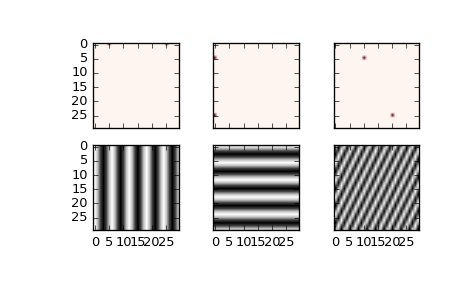

Recreate this plot in Python.
from scipy.fftpack import ifftn
import matplotlib.pyplot as plt
import matplotlib.cm as cm
N = 30
f, ((ax1, ax2, ax3), (ax4, ax5, ax6)) = plt.subplots(2, 3, sharex='col', sharey='row')
xf = np.zeros((N,N))
xf[0, 5] = 1
xf[0, N-5] = 1
Z = ifftn(xf)
ax1.imshow(xf, cmap=cm.Reds)
ax4.imshow(np.real(Z), cmap=cm.gray)
xf = np.zeros((N, N))
xf[5, 0] = 1
xf[N-5, 0] = 1
Z = ifftn(xf)
ax2.imshow(xf, cmap=cm.Reds)
ax5.imshow(np.real(Z), cmap=cm.gray)
xf = np.zeros((N, N))
xf[5, 10] = 1
xf[N-5, N-10] = 1
Z = ifftn(xf)
ax3.imshow(xf, cmap=cm.Reds)
ax6.imshow(np.real(Z), cmap=cm.gray)
plt.show()
